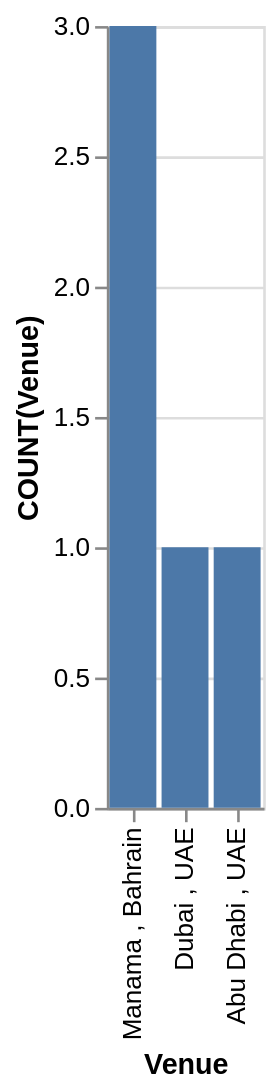

Describe this chart as a Vega-Lite specification.
### Vega-Lite specification from a JSON file in a GitHub repository (floating-point values rounded to 4 significant figures)
{"data": {"values": [{"x_data": "Manama , Bahrain", "y_data": 3}, {"x_data": "Dubai , UAE", "y_data": 1}, {"x_data": "Abu Dhabi , UAE", "y_data": 1}]}, "mark": "bar", "encoding": {"x": {"field": "x_data", "type": "nominal", "title": "Venue", "sort": "descending"}, "y": {"field": "y_data", "type": "quantitative", "title": "COUNT(Venue)"}}}
